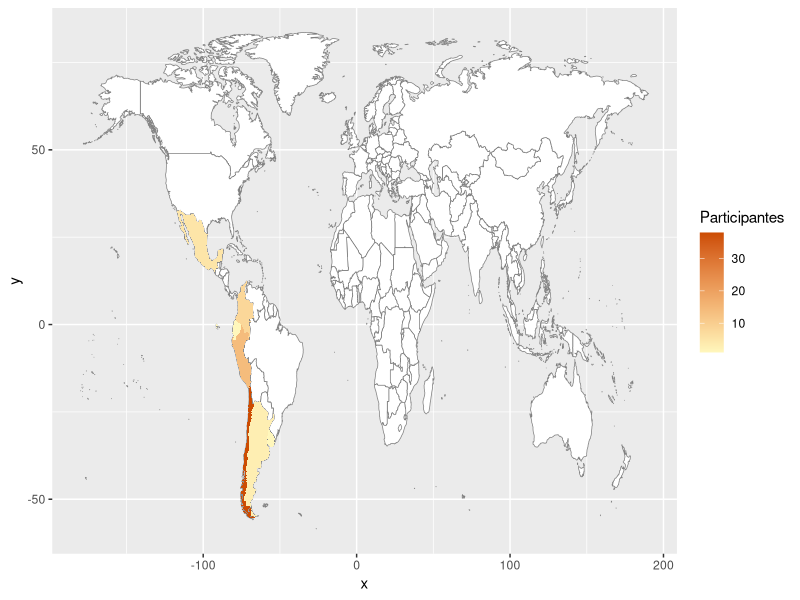

Write the R code that produced this figure.
#
# https://stackoverflow.com/questions/61838700/query-on-how-to-make-world-heat-map-using-ggplot-in-r
#
library(maps)
library(ggplot2)

mydata <- readxl::read_excel("CROCO2022.xlsx")

#mydata$Country[mydata$Country == "United States"] <- "USA"

world_map <- map_data("world")
world_map <- subset(world_map, region != "Antarctica")

ggplot(mydata) +
  geom_map(
    dat = world_map, map = world_map, aes(map_id = region),
    fill = "white", color = "#7f7f7f", size = 0.25
  ) +
  geom_map(map = world_map, aes(map_id = Country, fill = Members), size = 0.25) +
  scale_fill_gradient(low = "#fff7bc", high = "#cc4c02", name = "Participantes") +
  expand_limits(x = world_map$long, y = world_map$lat)
